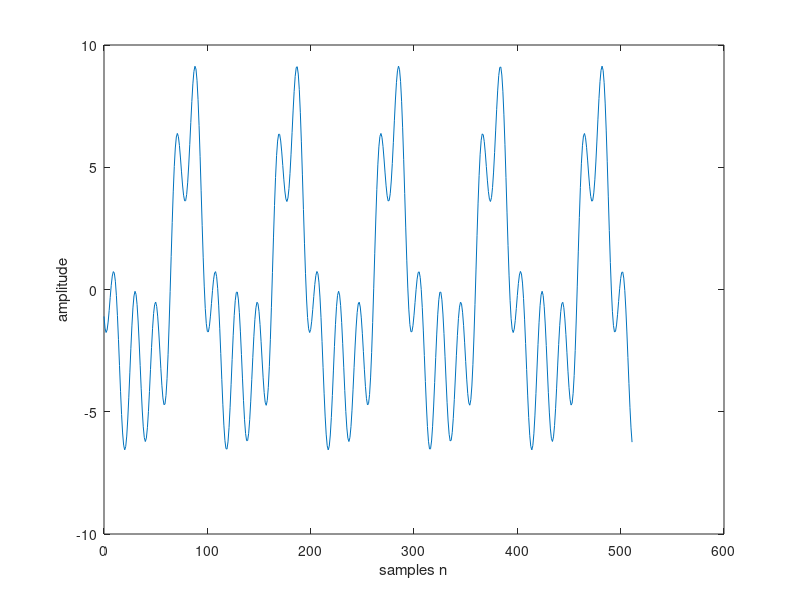
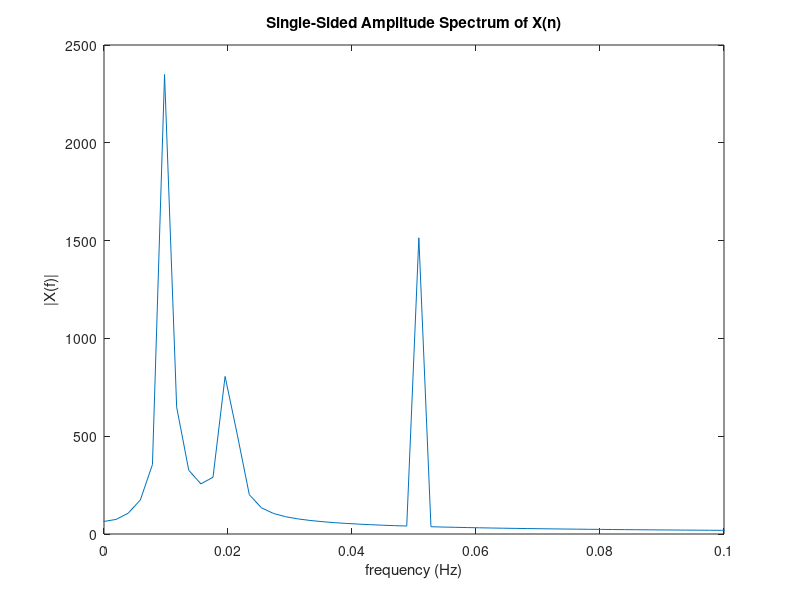
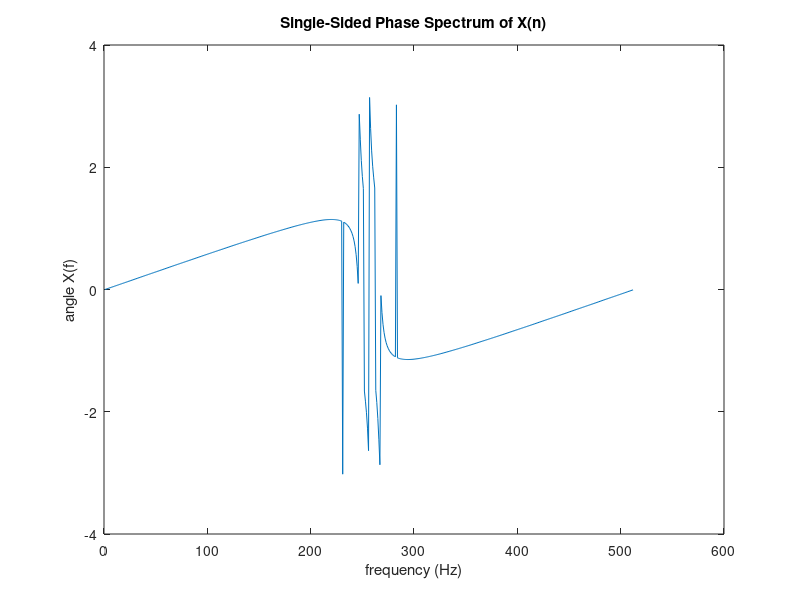
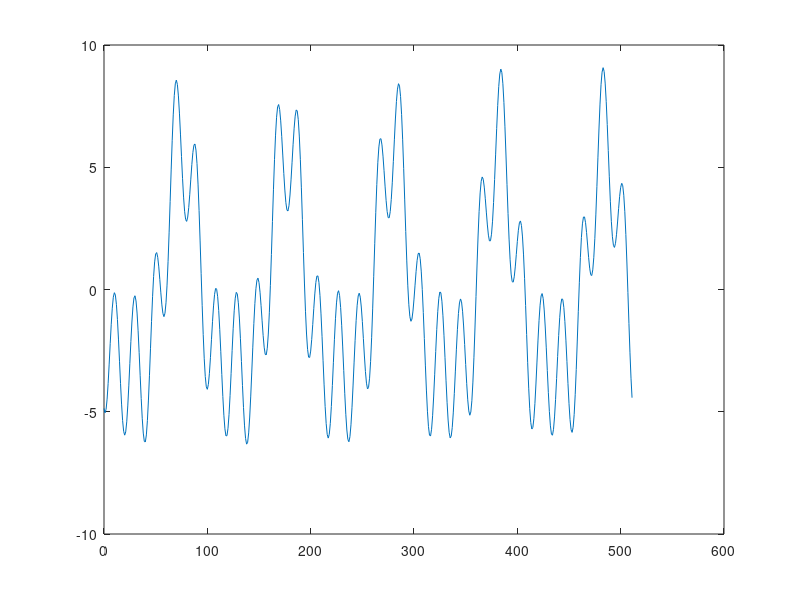

These charts were generated, in order, by the following MATLAB code: (Note: this script raises an error after producing the figures.)
%% Lab 2 PDS - DFT

% Grupo xx, turno Lxx
% Spike nº xxxxx
% Colega do Spike nº xxxxx

%%
clear

% Quest 1a) & 1b)

% signal duration
M=512;

n = linspace(0,M-1,M);
w0 = 5.2*2*pi/M;
x = 5*cos(w0*n + 1) + 2*cos(2*w0*n + 2) + 3*cos(5*w0*n + 3);
figure
plot(n,x)
xlabel('samples n');
ylabel('amplitude');

% Observa-se o sinal constituido pela soma de 3 sinus�ides de amplitudes
% diferentes, desfasadas e com frequ�ncia que difere numa constante. Desta
% forma observa-se um sinal peri�dico com amplitude m�xima de x(n)=9.135. 

%%
% Quest 1c)

% Sampling frequency - dobro do maximo da freq do sinal
Fs = 1000; 
% Sampling period
T = 1/Fs;          

%DFT length
N = 512;

% normalizado a N
xfft1 = fft(x,N);
xfft = fftshift(xfft1);
P2 = 2*abs(xfft);   
%P1 = P2(1:N/2+1);
%P1(2:end-1) = 2*P1(2:end-1); 
f = (-N/2:1:(N/2)-1)/N;
figure
plot(f,P2)
xlim([0 0.1]); 
title('Single-Sided Amplitude Spectrum of X(n)')
xlabel('frequency (Hz)')
ylabel('|X(f)|')

figure
plot(angle(xfft))
title('Single-Sided Phase Spectrum of X(n)')
xlabel('frequency (Hz)')
ylabel('angle X(f)')

% A transformada de fourier do sinal é par, e tem seis picos nas
% frequências que estão indicadas em cada um dos três cossenos, como seria
% de esperar. Ao reduzir para um lado, passamos a ter apenas 3 picos no
% espectro, que é o resultado pretendido. O espectro de fase tem um
% comportamento também dentro do esperado

%%
% Quest 1d)

%peaks magnitude:

%peak1: f = 0.00977 Hz ; |X(f)| = 2349; index = 262
%peak2: f = 0.01953 Hz ; |X(f)| = 805.6; index = 267
%peak3: f = 0.05078 Hz ; |X(f)| = 1514; index = 283

%peaks phase:
fase = angle(xfft);

peak1 = fase(262);
peak2 = fase(267);
peak3 = fase(283);

%peak1: f = 9.77*10^-3 Hz  ; angle X(f) = 1.6611 rad; index = 262
%peak2: f = 19.53*10^-3 Hz ; angle X(f) = -2.8673 rad; index = 267
%peak3: f = 50.78*10^-3 Hz ; angle X(f) = 3.0211 rad; index = 283

%%
% reconstruct the signal
n = linspace(0,M-1,M);

yfft1 = 2349/M*cos(0.00977*2*pi*n + 1.6611);
yfft2 = 805.6/M*cos(0.01953*2*pi*n -2.8673);
yfft3 = 1514/M*cos(0.05078*2*pi*n + 3.0211);
yfft = yfft1+yfft2+yfft3;
figure
plot(n,yfft)

% 

%%
% Quest 1e)

figure
plot(n,x)
xlabel('f (Hz)')
hold on
plot(n,yfft)
legend('x(n)', 'xr(n)');

% Nota-se que os sinais s�o id�nticos na sua forma, no entanto existem
% algumas diferen�as entre o sinal reconstruido e o sinal original. A FFT �
% um processo computacional que aplica a DFT a um sinal peri�dico, mas s� o
% pode fazer se este tiver uma dura��o finita. Ao observar os cossenos
% individualmente, nota-se que os erros de reconstrução são menores, mas ao
% somar esses cossenos, o sinal não fica exatamente igual.


%%

% Quest 1f)
clear

% novas condi��es
M = 512;
Fs = 1000;
N = 1024;
n = linspace(0,M-1,M);
w0 = 5.2*2*pi/M;
x = 5*cos(w0*n + 1) + 2*cos(2*w0*n + 2) + 3*cos(5*w0*n + 3);

% normalizado a N
xfft1 = fft(x,N);
xfft = fftshift(xfft1);
P2 = 2*abs(xfft);   
%P1 = P2(1:N/2+1);
%P1(2:end-1) = 2*P1(2:end-1); 
f = (-N/2:1:(N/2)-1)/N;


figure
plot(f,P2)
title('Single-Sided Amplitude Spectrum of X(n)')
xlabel('f (Hz)')
ylabel('|X(f)|')
xlim([0 0.1]); 
figure
plot(angle(xfft))
title('Single-Sided Phase Spectrum of X(n)')
xlabel('f (Hz)')
ylabel('angle X(f)')

%%
%peaks magnitude do novo sinal:

%peak1: f = 9.766*10^-3 Hz ; |X(f)| = 2349; index = 523
%peak2: f = 0.02051 Hz ; |X(f)| = 997.9; index = 534
%peak3: f = 0.05078 Hz ; |X(f)| = 1514; index = 565

%peaks phase:
fase = angle(xfft);
peak1 = fase(523);
peak2 = fase(534);
peak3 = fase(565);

%peak1: f = 9.766*10^-3 Hz   ; angle X(f) = 1.6611 rad; index = 523
%peak2: f = 0.02051 Hz  ; angle X(f) = 1.6176 rad; index = 534
%peak3: f = 0.05078 Hz ; angle X(f) = 3.0211 rad; index = 565

% reconstruct the signal

n = linspace(0,M-1,M);

yfft1 = 2349/M*cos(0.009766*2*pi*n + 1.6623);
yfft2 = 997.9/M*cos(0.02051*2*pi*n +1.6176);
yfft3 = 1514/M*cos(0.05078*2*pi*n + 3.0211);
yfft = yfft1+yfft2+yfft3;

% sinal reconstruido
figure
plot(n,yfft)

%%

% compara��o do sinal original com o sinal reconstruido
figure
plot(n,x)
xlabel('f (Hz)')
hold on
plot(n,yfft)
legend('x(n)', 'xr(n)');


% Reparando no vetor de frequ�ncia, nota-se que este tem a mesma amplitude,
% mas intervalos mais pequenos, o que provoca uma melhor resolu��o
% espectral (aquisi��o de um maior n�mero de amostras);
% Aumentando o valor de N (dura��o da FFT), o sinal � mais pr�ximo do
% original uma vez que foram aumentadas tamb�m o n�mero de amostras, o que
% provoca uma reconstru��o melhorada uma vez que s�o usados mais pontos.

%%

% Quest 2a & 2b)

M = 2048;
[x, Fs] = audioread('How_many_roads.wav');
%soundsc(x,Fs)

x1 = zeros(length(M));

for i=48500:(48500+M-1)
    
    x1(i-48499)= x(i,1);
end

%soundsc(x1,Fs)


%%
% Quest 2b

% O speaker � o prof. Jorge.

%%

% Quest 2c) e d)

% Sampling frequency
Fs = 41800; 
% Sampling period
T = 1/Fs;         

N = 2048;

% normalizado a N
xfft1 = fft(x1,N);
xfft = fftshift(xfft1);
P2 = 2*abs(xfft);   
f = (-N/2:1:(N/2)-1)/N;

figure
plot(f,P2)
xlim([0 0.1]); 
title('Single-Sided Amplitude Spectrum of X(n)')
xlabel('f (Hz)')
ylabel('|X(f)|')

figure
plot(angle(xfft))
title('Single-Sided Phase Spectrum of X(n)')
xlabel('f (Hz)')
ylabel('angle X(f)')

%%
%peaks magnitude do novo sinal:

%peak1: f = 0.00293 Hz ; |X(f)| = 37.79; index = 1031
%peak2: f = 0.005859 Hz ; |X(f)| = 22.64; index = 1037
%peak3: f = 0.008789 Hz ; |X(f)| = 15.05; index = 1043

%peaks phase:
fase = angle(xfft);
peak1 = fase(1031);
peak2 = fase(1037);
peak3 = fase(1043);

%peak1: f = 0.00293 Hz ; angle = -0.6054; index = 1031
%peak2: f = 0.005859 Hz ; angle = -0.4384; index = 1037
%peak3: f = 0.008789 Hz ; angle = -2.6141; index = 1043

% reconstruir o sinal

% reconstruct the signal
n = linspace(0,M-1,M);

yfft1 = 37.39/M*cos(0.00293*2*pi*n -0.6054);
yfft2 = 22.64/M*cos(0.005859*2*pi*n -0.4384);
yfft3 = 15.05/M*cos(0.008789*2*pi*n - 2.6141);
yfft = yfft1+yfft2+yfft3;
figure
plot(n,yfft)

%%

% Quest 2e)

n = linspace(0,M-1,M);

% compara��o do sinal original com o sinal reconstruido
figure
plot(n,x1)
xlabel('f (Hz)')
hold on
plot(n,yfft)
legend('x(n)', 'xr(n)');


% Uma vez que s� se atendeu, na reconstru��o do sinal, �s 3 sinus�ides mais relevantes, isto faz com que 
% a reconstru��o n�o seja perfeita, uma vez que o sinal de voz �
% constituido por in�meras sinus�ides. Contudo, em termos de frequ�ncia de
% sinal e amplitude, os resultados s�o id�nticos.
% Quando a duração do sinal é maior do que a duração da FFT, ao somar os diferentes cossenos
% que compõem o sinal, ocorre aliasing no domínio do tempo. Isto é comprovado pelas
% oscilações observadas ao fazer zoom na janela da DFT e este processo é
% cada vez mais visivel com o aumento de N.